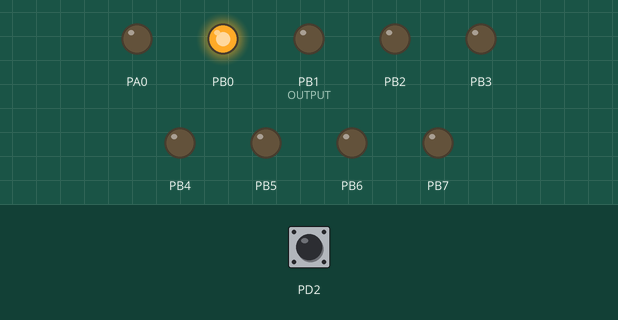
Bench run of a program on a simulated ATmega32, built with avr-gcc and emulated at 16 MHz. Parts: output pins drawn as LEDs (lit = HIGH). The inputs (shaded band) are chosen by the test bench; at power-on: PD2 HIGH.

Above: at 0.1 s.
At 4.1 s:
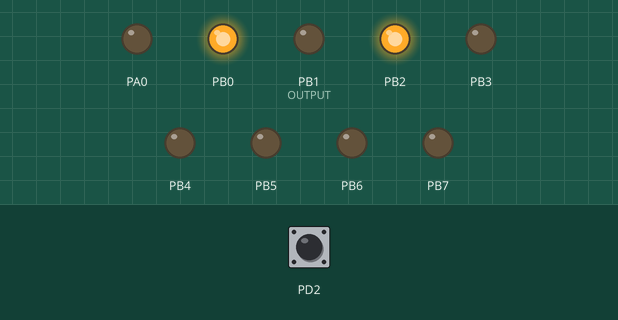
At 9.1 s:
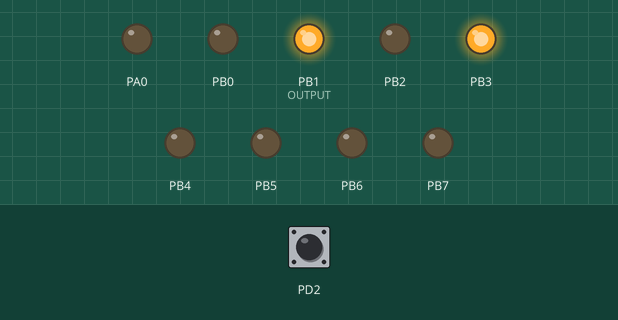
At 19.1 s:
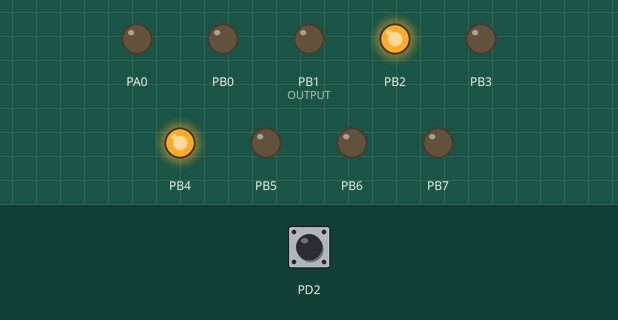
At 29.1 s:
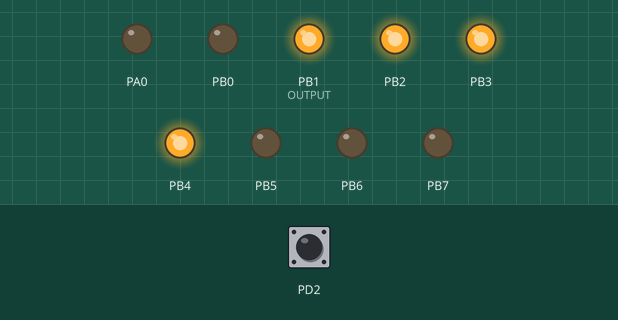
At 39.1 s:
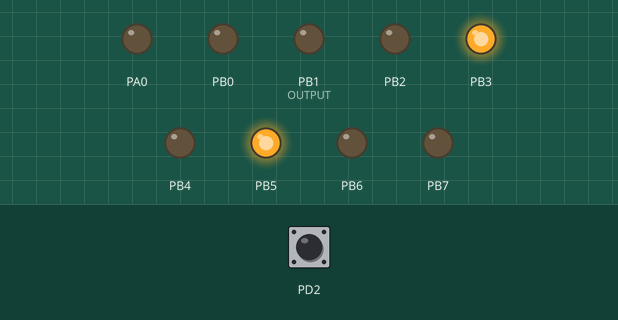
Timing chart, 0 to 40.0 s (numbered marks = the images above):
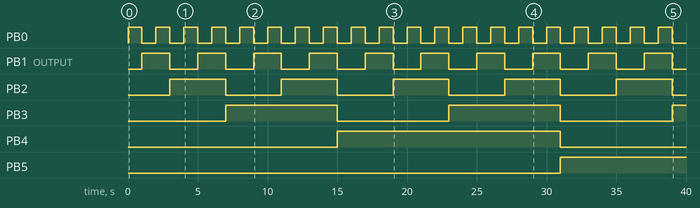

Measured:
- by itself, PB0: alternates HIGH for 1.0 s and LOW for 1.0 s
- by itself, PB1 (OUTPUT): alternates HIGH for 2.0 s and LOW for 2.0 s
- by itself, PB2: alternates HIGH for 4.0 s and LOW for 4.0 s
- by itself, PB3: alternates HIGH for 8.0 s and LOW for 8.0 s
- by itself, PB4: LOW → HIGH at 15.0 s, → LOW 16.0 s later
- by itself, PB5: LOW → HIGH at 31.0 s

The program:

main.c
```c
#define F_CPU 16000000UL //Define Frequency Of CPU 16 MHZ


#include <avr/io.h>
#include "Core/Common/Common.h"
#include "Core/GPIO/GPIO.h"
#include "Core/Interrupts/ExternalInterrupt.h"


void RUN_BUZZER();

int main(void)
{

	//Setup ---------------

	//LED Green Output
	//Pin_Direction(PortB,Pin0,OUTPUT);

	//LED Red Output
	//Pin_Direction(PortB,Pin1,OUTPUT);

	//LED Yellow Output
	//Pin_Direction(PortB,Pin2,OUTPUT);

	//Buzzer Output
	//Pin_Direction(PortB,Pin3,OUTPUT);

	Pin_Direction(PortA,Pin0,OUTPUT);

	//Port B as Output For 8-Led
	Port_Direction(PortB,OUTPUT);

	//Button Input
	Pin_Direction(PortD,Pin2,PULLUP);

	//Config External Interrupt Over INT0
	EXTI_Initialize(EXTI_Pin_INT0,EXTI_TriggerMode_FallingEdge,RUN_BUZZER);

	uint8 counter=0;

	//Loop -----------------
	while (1)
	{

		counter++;

		Port_Write_Value(PortB,counter);

		delay_ms(1000);
	}

}

void RUN_BUZZER()
{

}
```

Common.h
```c
#ifndef COMMON_H_
#define COMMON_H_

#include <util/delay.h>

//Custom Data Types -------------------------------------------------------------

//unsigned(+) integer 8 bit
typedef unsigned char uint8;

//unsigned(+) integer 16 bit
typedef unsigned short uint16;

//unsigned(+) integer 32 bit
typedef unsigned int uint32;

//unsigned(+) integer 64 bit
typedef unsigned long uint64;

//signed(+-) integer 8 bit
typedef signed char sint8;

//signed(+-) integer 16 bit
typedef signed short sint16;

//signed(+-) integer 32 bit
typedef signed int sint32;

//signed(+-) integer 64 bit
typedef signed long sint64;


//Times Operations --------------------------------------------------------------

//Delay Timer For Mills Seconds (ms)
#define delay_ms(millis) _delay_ms(millis)

//Delay Timer For Micro Seconds (us)
#define delay_us(micros) _delay_us(micros)

#endif /* COMMON_H_ */
```

ExternalInterrupt.c
```c
#include "Common/Common.h"
#include "GPIO/GPIO.h"


#include "ExternalInterrupt.h"


//Initialize External Interrupt
void EXTI_Initialize(EXTI_Pin pin,EXTI_TriggerMode triggerMode,void (*CallbackFunctionPointer)(void))
{
	//Clear External Interrupt Flag
	EXTI_Clear_Interrupt_Flag(pin);

	//Set Trigger Mode For External Interrupt (LowLevel,AnyChange,FallingEdge,RissingEdge)
	EXTI_Set_Trigger_Mode(pin,triggerMode);

	//Enable External Interrupt
	EXTI_Enable_External_Interrupt(pin);

	//Enable Global Interrupt
	EXTI_Enable_Global_Interrupt();

	//Set Callback Function that Fired When Interrupt Triggered
	EXTI_Set_Callback(pin,CallbackFunctionPointer);
}

//Set External Interrupt Trigger Mode
void EXTI_Set_Trigger_Mode(EXTI_Pin pin,EXTI_TriggerMode triggerMode)
{
		if(pin==EXTI_Pin_INT0)
	{
		/*
		* Set Trigger Method For External Interrupt (INT0)

		- Low Level OF INT0	   : Set ISC01 (Bit-1)  = 0 , ISC00 (Bit-0) = 0 inside Register (MCUCR)
		- Any Changes OF INT0  : Set ISC01 (Bit-1)  = 0 , ISC00 (Bit-0) = 1 inside Register (MCUCR)
		- Falling Edge OF INT0 : Set ISC01 (Bit-1)  = 1 , ISC00 (Bit-0) = 0 inside Register (MCUCR)
		- Rising Edge OF INT0  : Set ISC01 (Bit-1)  = 1 , ISC00 (Bit-0) = 1 inside Register (MCUCR)
		*/

		switch(triggerMode)
		{
			case EXTI_TriggerMode_LowLevel:
				clear_bit(EXTI_REG_MCUCR,1);	//ISC01
				clear_bit(EXTI_REG_MCUCR,0);	//ISC00
			break;

			case EXTI_TriggerMode_AnyChange:
				clear_bit(EXTI_REG_MCUCR,1);	//ISC01
				set_bit(EXTI_REG_MCUCR,0);		//ISC00
			break;

			case EXTI_TriggerMode_FallingEdge:
				set_bit(EXTI_REG_MCUCR,1);		//ISC01
				clear_bit(EXTI_REG_MCUCR,0);	//ISC00
			break;

			case EXTI_TriggerMode_RissingEdge:
				clear_bit(EXTI_REG_MCUCR,1);	//ISC01
				set_bit(EXTI_REG_MCUCR,0);		//ISC00
			break;

		}

	}
	else if(pin==EXTI_Pin_INT1)
	{
		/*
		* Set Trigger Method For External Interrupt (INT1)

		- Low Level OF INT1	   : Set ISC11 (Bit-3) = 0 , ISC10 (Bit-2) = 0 inside Register (MCUCR)
		- Any Changes OF INT1  : Set ISC11 (Bit-3) = 0 , ISC10 (Bit-2) = 1 inside Register (MCUCR)
		- Falling Edge OF INT1 : Set ISC11 (Bit-3) = 1 , ISC10 (Bit-2) = 0 inside Register (MCUCR)
		- Rising Edge OF INT1  : Set ISC11 (Bit-3) = 1 , ISC10 (Bit-2) = 1 inside Register (MCUCR)
		*/

		switch(triggerMode)
		{
			case EXTI_TriggerMode_LowLevel:
			clear_bit(EXTI_REG_MCUCR,3);	//ISC11
			clear_bit(EXTI_REG_MCUCR,2);	//ISC10
			break;

			case EXTI_TriggerMode_AnyChange:
			clear_bit(EXTI_REG_MCUCR,3);	//ISC11
			set_bit(EXTI_REG_MCUCR,2);		//ISC10
			break;

			case EXTI_TriggerMode_FallingEdge:
			set_bit(EXTI_REG_MCUCR,3);		//ISC11
			clear_bit(EXTI_REG_MCUCR,2);	//ISC10
			break;

			case EXTI_TriggerMode_RissingEdge:
			clear_bit(EXTI_REG_MCUCR,3);	//ISC11
			set_bit(EXTI_REG_MCUCR,2);		//ISC10
			break;

		}
	}
	else if(pin==EXTI_Pin_INT2)
	{
		/*
		* Set Trigger Method For External Interrupt (INT2) Not Edited !!!!!!!!!!!!!!!!!!!!!

		- Falling Edge OF INT2 : Set ISC2 (Bit-6) = 0  inside Register (MCUCSR)
		- Rising Edge OF INT2  : Set ISC2 (Bit-6) = 1  inside Register (MCUCSR)
		*/

		if(triggerMode==EXTI_TriggerMode_FallingEdge)
		{
			clear_bit(EXTI_REG_MCUCSR,6);		//ISC2
		}
		else if(triggerMode==EXTI_TriggerMode_RissingEdge)
		{
			set_bit(EXTI_REG_MCUCSR,6);			//ISC2
		}

	}
}

//Enable External Interrupt
void EXTI_Enable_External_Interrupt(EXTI_Pin pin)
{
	/*
	-----------------------------------------------------------
	Enable External Interrupt For Specific Pin (INT0,INT1,INT2)
	-----------------------------------------------------------
	- for enable External Interrupt Over (INT0) : then set (INT0) (Bit-6) with HIGH inside Register (GICR) (General Interrupt Control Register)
	- for enable External Interrupt Over (INT1) : then set (INT1) (Bit-7) with HIGH inside Register (GICR) (General Interrupt Control Register)
	- for enable External Interrupt Over (INT2) : then set (INT2) (Bit-5) with HIGH inside Register (GICR) (General Interrupt Control Register)
	*/

	switch(pin)
	{
		case EXTI_Pin_INT0:
			set_bit(EXTI_REG_GICR,6);
		break;

		case EXTI_Pin_INT1:
			set_bit(EXTI_REG_GICR,7);
		break;

		case EXTI_Pin_INT2:
			set_bit(EXTI_REG_GICR,5);
		break;
	}

}

//Disable External Interrupt
void EXTI_Disable_External_Interrupt(EXTI_Pin pin)
{
	/*
	-----------------------------------------------------------
	Disable External Interrupt For Specific Pin (INT0,INT1,INT2)
	-----------------------------------------------------------
	- for enable External Interrupt Over (INT0) : then set (INT0) (Bit-6) with LOW inside Register (GICR) (General Interrupt Control Register)
	- for enable External Interrupt Over (INT1) : then set (INT1) (Bit-7) with LOW inside Register (GICR) (General Interrupt Control Register)
	- for enable External Interrupt Over (INT2) : then set (INT2) (Bit-5) with LOW inside Register (GICR) (General Interrupt Control Register)
	*/

	switch(pin)
	{
		case EXTI_Pin_INT0:
			clear_bit(EXTI_REG_GICR,6);
		break;

		case EXTI_Pin_INT1:
			clear_bit(EXTI_REG_GICR,7);
		break;

		case EXTI_Pin_INT2:
			clear_bit(EXTI_REG_GICR,5);
		break;
	}
}

//Clear External Interrupt Flag
void EXTI_Clear_Interrupt_Flag(EXTI_Pin pin)
{
	/*
	-----------------------
	External Interrupt Flag
	-----------------------

	- Interrupt Flag is Something Say that interrupt request generated mean Trigger Fired For Interrupt
	- to read the Status of Flag Interrupt we use Register (GIFR) (General Interrupt Flag Register)
	- Get External Interrupt Flag For INT0 we use INTF0 (Bit-6) inside Register (GIFR)
	- Get External Interrupt Flag For INT1 we use INTF1 (Bit-7) inside Register (GIFR)
	- Get External Interrupt Flag For INT2 we use INTF2 (Bit-5) inside Register (GIFR)

	- when External Interrupt Triggered over Pin (INT0,INT1,INT2) then Interrupt Flag Become 1 and Processor Jump TO Vector Table and Get the Interrupt Service Routine For That
	Interrupt and Execute it and when Finished then Clear Interrupt Flag inside Register (GIFR) to Avoid ReEnter the Service Routine Again

	*/

	switch(pin)
	{
		case EXTI_Pin_INT0:
		set_bit(EXTI_REG_GIFR,6);
		break;

		case  EXTI_Pin_INT1:
		set_bit(EXTI_REG_GIFR,7);
		break;

		case  EXTI_Pin_INT2:
		set_bit(EXTI_REG_GIFR,5);
		break;
	}

}


//Set Callback Function For ISR
void EXTI_Set_Callback(EXTI_Pin pin,void (*CallbackFunctionPointer)(void))
{
	switch(pin)
	{
		case EXTI_Pin_INT0:
		INT0_CallbackFunctionPointer = CallbackFunctionPointer;
		break;

		case  EXTI_Pin_INT1:
		INT1_CallbackFunctionPointer = CallbackFunctionPointer;
		break;

		case  EXTI_Pin_INT2:
		INT2_CallbackFunctionPointer = CallbackFunctionPointer;
		break;
	}
}


//Enable Global Interrupt
void EXTI_Enable_Global_Interrupt()
{
	/*
	-------------------------
	Enable Global Interrupt
	-------------------------

	- by set Bit7 inside Register (SREG)(Status Register) = HIGH For Enable otherwise Set Low For Disable Global Interrupt

	*/

	set_bit(EXTI_REG_SREG,7);

}

//Disable Global Interrupt
void EXTI_Disable_Global_Interrupt()
{
	/*
	-------------------------
	Disable Global Interrupt
	-------------------------

	- by set Bit7 inside Register (SREG)(Status Register) = LOW For Enable otherwise Set Low For Disable Global Interrupt

	*/

	clear_bit(EXTI_REG_SREG,7);

}


//---------------------------------------------------------
//External Interrupt Services Routine From Vector Table :
//---------------------------------------------------------

//Interrupt Service Routine For External Interrupt INT0

void __vector_1()
{
	//EXTI_Clear_Interrupt_Flag(EXTI_Pin_INT0);
	INT0_CallbackFunctionPointer();
}

//Interrupt Service Routine For External Interrupt INT1
void __vector_2()
{
	//EXTI_Clear_Interrupt_Flag(EXTI_Pin_INT1);
	INT1_CallbackFunctionPointer();
}

//Interrupt Service Routine For External Interrupt INT2
void __vector_3()
{
	//EXTI_Clear_Interrupt_Flag(EXTI_Pin_INT2);
	INT2_CallbackFunctionPointer();
}
```

ExternalInterrupt.h
```c
/*

################### External Interrupt ####################

-----------------------
External Interrupt Pins
-----------------------

ATMEGA32A has 3 Pin For External Interrupts

INT0: PD2 (16) = Port D Pin 2
INT1: PD3 (17) = Port D pin 3
INT2 PB2 (3)   =  Port B pin 2


---------------------------------------------
Control Trigger Method For External Interrupt
---------------------------------------------

* Triggers Methods That Generate Interrupt Request :

- Low Level
- Any Changes
- Falling Edge
- Rising Edge

* Set Trigger Method For External Interrupt Pins by below :

- Set Trigger Method For External Interrupt Over Pin (INT0) by using bit0 (ISC00)  , bit1 (ISC01) inside Register (MCUCR) (MCU Control Register)
- Set Trigger Method For External Interrupt Over Pin (INT1) by using bit2 (ISC10)  , bit3 (ISC11) inside Register (MCUCR) (MCU Control Register)
- Set Trigger Method For External Interrupt Over Pin (INT2) by using bit6 (ISC2 inside Register (MCUCSR) (MCU Control And Status Register)

* Set Trigger Method For External Interrupt (INT0)

- Low Level OF INT0	   : Set ISC01 (Bit-1)  = 0 , ISC00 (Bit-0) = 0 inside Register (MCUCR)
- Any Changes OF INT0  : Set ISC01 (Bit-1)  = 0 , ISC00 (Bit-0) = 1 inside Register (MCUCR)
- Falling Edge OF INT0 : Set ISC01 (Bit-1)  = 1 , ISC00 (Bit-0) = 0 inside Register (MCUCR)
- Rising Edge OF INT0  : Set ISC01 (Bit-1)  = 1 , ISC00 (Bit-0) = 1 inside Register (MCUCR)

* Set Trigger Method For External Interrupt (INT1)

- Low Level OF INT1	   : Set ISC11 (Bit-3) = 0 , ISC10 (Bit-2) = 0 inside Register (MCUCR)
- Any Changes OF INT1  : Set ISC11 (Bit-3) = 0 , ISC10 (Bit-2) = 1 inside Register (MCUCR)
- Falling Edge OF INT1 : Set ISC11 (Bit-3) = 1 , ISC10 (Bit-2) = 0 inside Register (MCUCR)
- Rising Edge OF INT1  : Set ISC11 (Bit-3) = 1 , ISC10 (Bit-2) = 1 inside Register (MCUCR)


* Set Trigger Method For External Interrupt (INT2) Not Edited !!!!!!!!!!!!!!!!!!!!!

- Falling Edge OF INT2 : Set ISC2 (Bit-6) = 0  inside Register (MCUCSR)
- Rising Edge OF INT2  : Set ISC2 (Bit-6) = 1  inside Register (MCUCSR)


-------------------------
Enable Global Interrupt
-------------------------

- by set Bit7 inside Register (SREG)(Status Register) = HIGH For Enable otherwise Set Low For Disable Global Interrupt


-----------------------------------------------------------
Enable External Interrupt For Specific Pin (INT0,INT1,INT2)
-----------------------------------------------------------

- for enable External Interrupt Over (INT0) : then set (INT0) (Bit-6) with HIGH inside Register (GICR) (General Interrupt Control Register)
- for enable External Interrupt Over (INT1) : then set (INT1) (Bit-7) with HIGH inside Register (GICR) (General Interrupt Control Register)
- for enable External Interrupt Over (INT2) : then set (INT2) (Bit-5) with HIGH inside Register (GICR) (General Interrupt Control Register)

-----------------------
External Interrupt Flag
-----------------------

- Interrupt Flag is Something Say that interrupt request generated mean Trigger Fired For Interrupt
- to read the Status of Flag Interrupt we use Register (GIFR) (General Interrupt Flag Register)
- Get External Interrupt Flag For INT0 we use INTF0 (Bit-6) inside Register (GIFR)
- Get External Interrupt Flag For INT1 we use INTF1 (Bit-7) inside Register (GIFR)
- Get External Interrupt Flag For INT2 we use INTF2 (Bit-5) inside Register (GIFR)

- when External Interrupt Triggered over Pin (INT0,INT1,INT2) then Interrupt Flag Become 1 and Processor Jump TO Vector Table and Get the Interrupt Service Routine For That
Interrupt and Execute it and when Finished then Clear Interrupt Flag inside Register (GIFR) to Avoid ReEnter the Service Routine Again


*/

#ifndef EXTERNALINTERRUPT_H_
#define EXTERNALINTERRUPT_H_

//----------------------------------------
//Define Registers
//----------------------------------------

#pragma region Registers

//Address of Register (Status Register)
#define EXTI_REG_SREG *((volatile uint8*) 0x5F)

//Address of Register (MCU Control Register)
#define EXTI_REG_MCUCR *((volatile uint8*) 0x55)

//Address of Register (MCU Control and Status Register)
#define EXTI_REG_MCUCSR *((volatile uint8*) 0x54)

//Address of Register (General Interrupt Control Register)
#define EXTI_REG_GICR *((volatile uint8*) 0x5B)

//Address of Register (General Interrupt Flag Register)
#define EXTI_REG_GIFR *((volatile uint8*) 0x5A)


#pragma endregion Registers


//----------------------------------------
//Define ENUMS
//----------------------------------------

#pragma region Enums


typedef enum
{
	EXTI_Pin_INT0,
	EXTI_Pin_INT1,
	EXTI_Pin_INT2
}EXTI_Pin;

typedef enum
{
	//Every Time Pin has Low Value then Generate External Interrupt Request
	EXTI_TriggerMode_LowLevel,

	//On Status Be Falling Edge or Be Rising Edge then Generate External Interrupt Request
	EXTI_TriggerMode_AnyChange,

	//On Status Goes From Rising To Falling Edge then Generate External Interrupt Request
	EXTI_TriggerMode_FallingEdge,

	//On Status Goes From Falling To Rising Edge then Generate External Interrupt Request
	EXTI_TriggerMode_RissingEdge
}EXTI_TriggerMode;


#pragma endregion Enums

//----------------------------------------
//Define Delegates
//----------------------------------------

#pragma region Delegates

//Delegates For Functions that will Executed when Interrupt Triggered
void (*INT0_CallbackFunctionPointer)(void);
void (*INT1_CallbackFunctionPointer)(void);
void (*INT2_CallbackFunctionPointer)(void);

#pragma endregion Delegates

//----------------------------------------
//Define Methods
//----------------------------------------

#pragma region Methods

//Initialize External Interrupt
void EXTI_Initialize(EXTI_Pin pin,EXTI_TriggerMode triggerMode,void (*CallbackFunctionPointer)(void));
//Set External Interrupt Trigger Mode
void EXTI_Set_Trigger_Mode(EXTI_Pin pin,EXTI_TriggerMode triggerMode);
//Enable External Interrupt
void EXTI_Enable_External_Interrupt(EXTI_Pin pin);
//Disable External Interrupt
void EXTI_Disable_External_Interrupt(EXTI_Pin pin);
//Clear External Interrupt Flag
void EXTI_Clear_Interrupt_Flag(EXTI_Pin pin);
//Set Callback Function For ISR
void EXTI_Set_Callback(EXTI_Pin pin,void (*CallbackFunctionPointer)(void));


//Enable Global Interrupt
void EXTI_Enable_Global_Interrupt();
//Disable Global Interrupt
void EXTI_Disable_Global_Interrupt();


#pragma endregion Methods


#endif /* EXTERNALINTERRUPT_H_ */
```

Source omitted: GPIO.c (6800 bytes), GPIO.h (2745 bytes)
